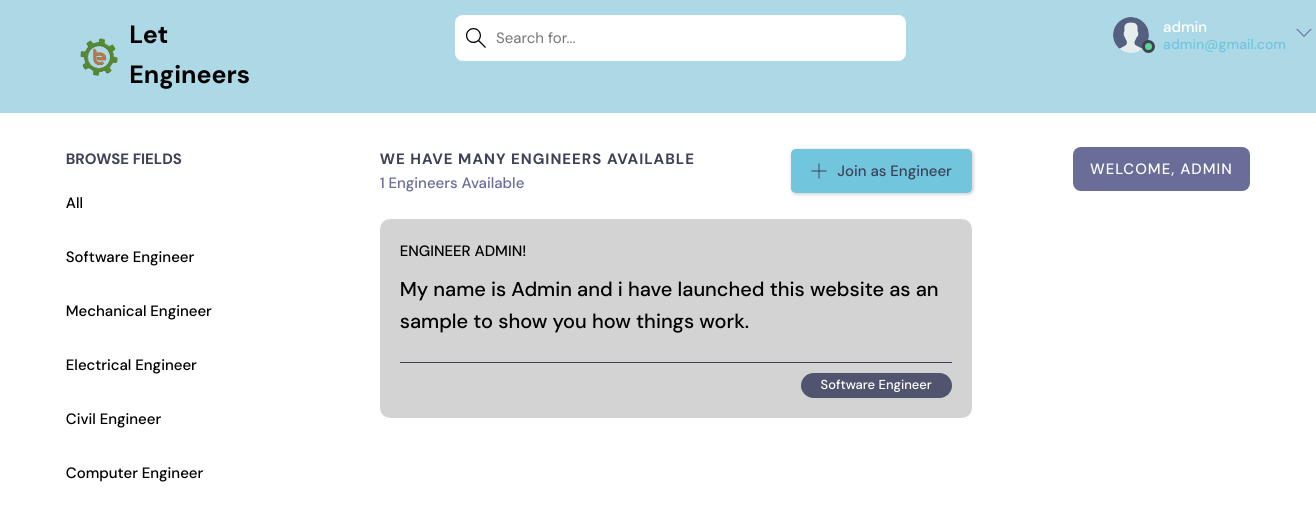
The app's page /home/ (signed in), older data.
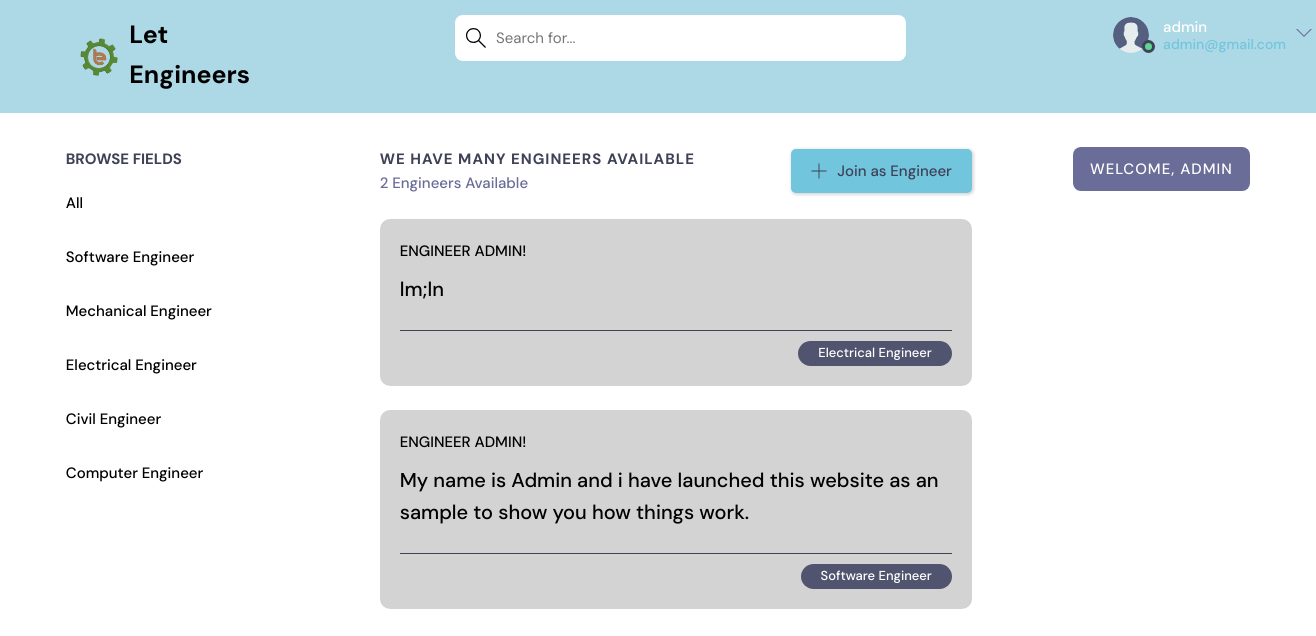
The same page, newer data.
### app1/models.py (models this page shows, shortened)
class Topic(models.Model):
    name = models.CharField(max_length=200)

class Room(models.Model):
    host =  models.ForeignKey(User, on_delete=models.SET_NULL, null=True)
    topic = models.ForeignKey(Topic, on_delete=models.SET_NULL, null=True)
    name = models.CharField(max_length=200)
    description = models.TextField(null=True, blank=True)
    participants = models.ManyToManyField(User, related_name='participants', blank=True)
    updated =models.DateTimeField(auto_now=True)
    created = models.DateTimeField(auto_now_add=True)
    class Meta:
        ordering = ['-updated', '-created']

### app1/views.py (the view)
# urls.py: path("home/", views.home, name="home"),
@login_required(login_url='index')
def home(request):
    q = request.GET.get('q') if request.GET.get('q') != None else ''
    rooms = Room.objects.filter(
        Q(topic__name__icontains=q) |
        Q(name__icontains=q) |
        Q(description__icontains=q)
    )
    topics = Topic.objects.all()[0:6]
    room_count = rooms.count()
    room_messages = Message.objects.filter(Q(room__topic__name__icontains=q))
    context = {'rooms': rooms, 'topics': topics,
               'room_count': room_count, 'room_messages': room_messages}
    return render(request, 'home_pages/home.html', context)

### app1/templates/home_pages/home.html
{% extends 'home_pages/main.html' %}
{% block content %}
    <main class="layout layout--3">
      <div class="container">
        {% include 'home_pages/topics_component.html' %}
        <div class="roomList">
          <div class="roomList__header">
            <div>
              <h2>We have many Engineers Available</h2>
              <p>{{room_count}} Engineers Available</p>
            </div>
            {% if request.user.is_authenticated %}
            <a class="btn btn--main" href="{% url 'create-room' %}">
              <svg version="1.1" xmlns="http://www.w3.org/2000/svg" width="32" height="32" viewBox="0 0 32 32">
                <title>add</title>
                <path d="M16.943 0.943h-1.885v14.115h-14.115v1.885h14.115v14.115h1.885v-14.115h14.115v-1.885h-14.115v-14.115z"></path>
              </svg>
              Join as Engineer
            </a>
            {% endif %}
          </div>
          {% include 'home_pages/feed_component.html' %}
        </div>
        {% include 'home_pages/activity_component.html' %}
      </div>
    </main>
{% endblock %}

### app1/templates/home_pages/topics_component.html
<div class="topics">
    <div class="topics__header">
      <h2>Browse Fields</h2>
    </div>
    <ul class="topics__list">
      <li>
        <a href="{% url 'home' %}" >All  </a>
      </li>
      {% for topic in topics %}
      <li>
        <a href="{% url 'home' %}?q={{topic.name}}">{{topic.name}}   </a>
      </li>
      {% endfor %}
    </ul>
  </div>

### app1/templates/home_pages/feed_component.html (shortened to what this page needs)
{% for room in rooms%}
<div class="roomListRoom">
    <div class="roomListRoom__header">
      <a href="{% url 'user-profile' room.host.id %}" class="roomListRoom__author">
        <span>Engineer {{room.host.username}}!</span>
      </a>
    </div>
    <div class="roomListRoom__content">
      <a href="{% url 'user-profile' room.host.id %}">{{room.name}}</a>
    </div>
    <div class="roomListRoom__meta">
      <p class="roomListRoom__topic">{{room.topic.name}}</p>
    </div>
  </div>
  {% endfor %}

Row changes from the older to the newer data that the page shows:
added Room: host.username "ADMIN", name "lm;ln", topic.name "Electrical Engineer"
Text that changed along with them:
{{ room_count }}: "1" → "2"
